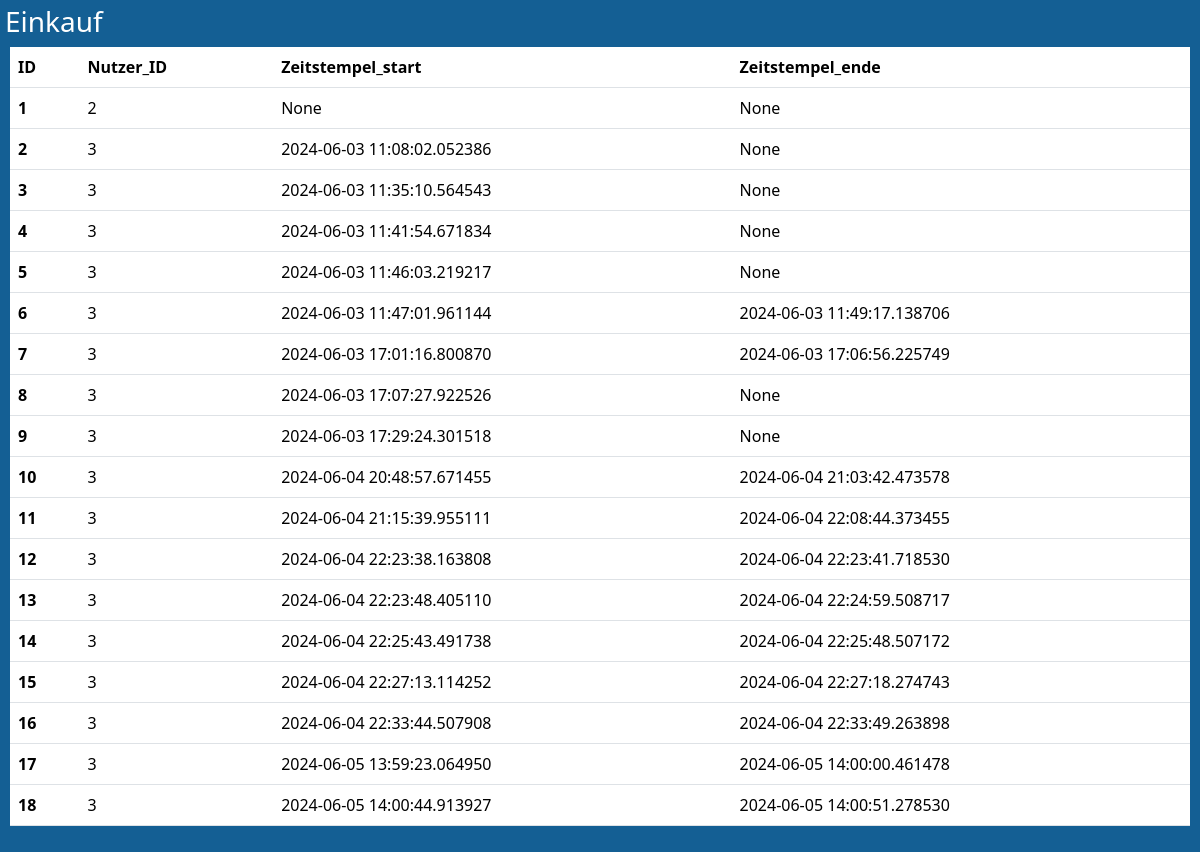
/Einkauf, run on an earlier commit of the app's database.
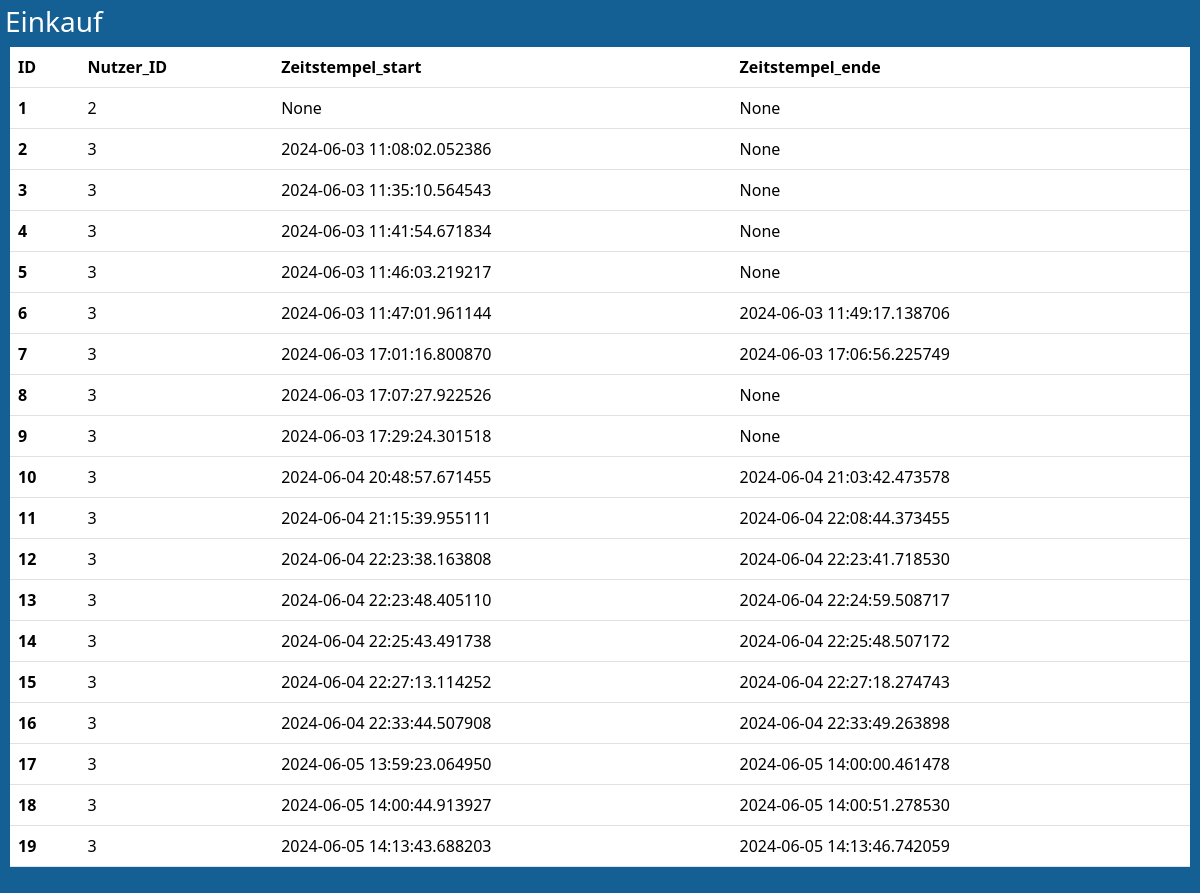
And on a later commit of the database.
### model.py (models this page shows, shortened)
class Einkauf(db.Model):
    __tablename__ = 'einkauf'
    ID = db.Column(db.Integer, primary_key=True)
    Nutzer_ID = db.Column(db.Integer, db.ForeignKey('nutzer.ID'))
    Zeitstempel_start = db.Column(db.DateTime)
    Zeitstempel_ende = db.Column(db.DateTime)
    Preis = db.Column(db.Float)
    Bezahlt = db.Column(db.Boolean)
    nutzer = relationship("Nutzer")

### app_admin.py (the view)
@admin.route('/Einkauf')
def show_einkauf():
    einkauf_entries = db.session.query(Einkauf).all()
    column_names =["ID", "Nutzer_ID",  "Zeitstempel_start","Zeitstempel_ende" ]
    return render_template('sm_admin_table_view.html', entries=einkauf_entries, column_names=column_names, title = "Einkauf")

### templates/sm_admin_table_view.html (shortened to what this page needs)
{% extends "sm_default_import_only.html" %}
{% block content %}
    <div class="dbPage-container" id="main-container">
        <h3>{{title}}</h1>
        <div class = " table-container">
            <table class="table">
                <thead class="thead-light">
                <tr>
                    {% for name in column_names %}
                        <th scope="col">{{ name }}</th>
                    {% endfor %}
                </tr>
                </thead>
                <tbody>
                    {% for entry in entries %}
                        <tr>
                            {% for identifier in column_names %}
                                {% if identifier == "ID" %}
                                    <th scope="row">{{ entry.ID }}</th>
                                {% else %}
                                    <td>{{ entry[identifier]  }}</td>
                                {% endif%}
                            {% endfor %}
                        </tr>
                    {% endfor %}
                </tbody>
            </table>
        </div>
    </div>
{%endblock%}

What changed in the data, as far as the page shows it:
added Einkauf: ID "19", Nutzer_ID "3" "2024-06-05 14:13:43.688203" "2024-06-05 14:13:46.742059"
